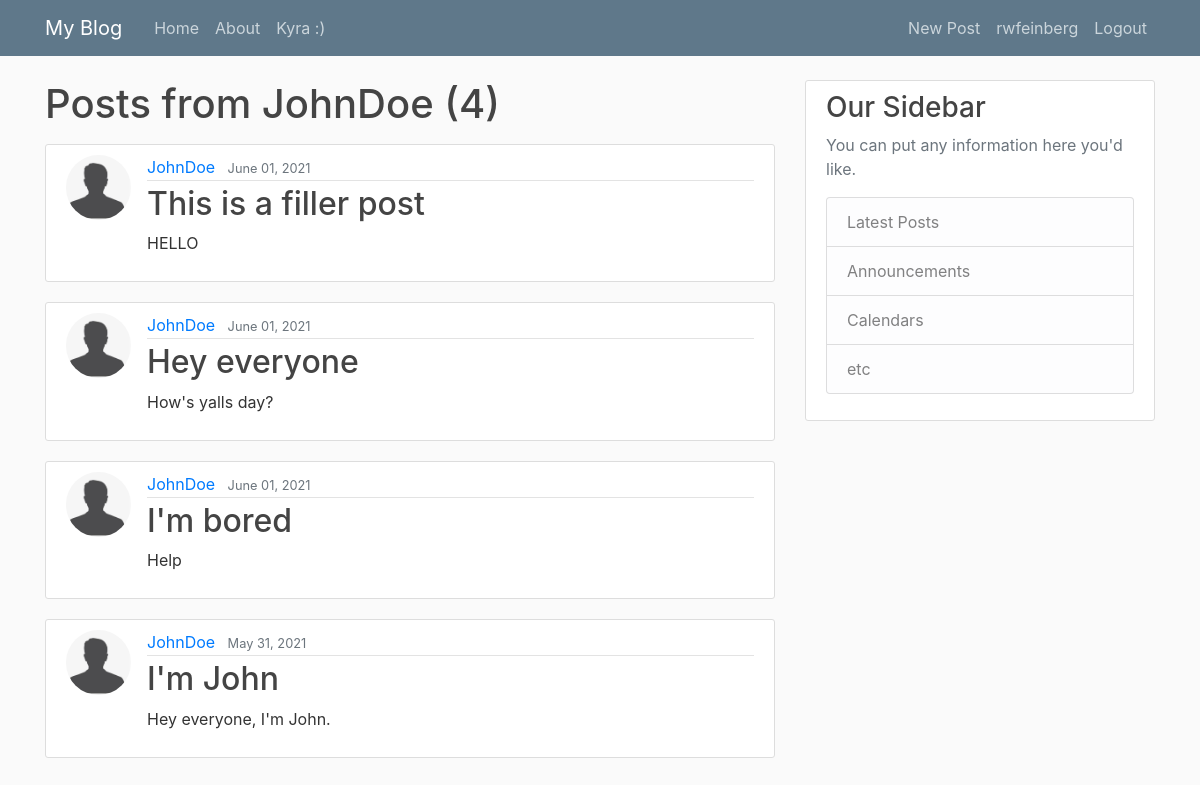
The page /user/JohnDoe (signed in) on the database its author committed.
### blog/models.py (models this page shows, shortened)
class Post(models.Model):
    title = models.CharField(max_length=100)
    content = models.TextField()
    date_posted = models.DateTimeField(auto_now_add=True)
    author = models.ForeignKey(User, on_delete=models.CASCADE)

### users/models.py (models this page shows, shortened)
class Profile(models.Model):
    user = models.OneToOneField(User, on_delete=models.CASCADE)             # Defines 1-to-1 existence of user and profile
    image = models.ImageField(default='default.jpg', upload_to='profile_pics')  # Defines profile picture location and default

### blog/views.py (the view)
# urls.py: path('user/<str:username>', UserPostListView.as_view(), name='user-posts'),
class UserPostListView(ListView):
    model = Post                                            # active model
    template_name = 'blog/user_posts.html'                  # HTML template for page
    context_object_name = 'posts'                           # name of 'object' within template                            # how to order posts on homepage
    paginate_by = 5                                         # objects per page
    def get_queryset(self):                                 # overridden method to get posts from user
        user = get_object_or_404(User, username=self.kwargs.get('username'))
        return Post.objects.filter(author=user).order_by('-date_posted')

### blog/templates/blog/user_posts.html (shortened to what this page needs)
{% extends "blog/base.html" %}
{% block content %}
    <h1 class="mb-3">Posts from {{ view.kwargs.username }} ({{ page_obj.paginator.count }})</h1>
    {% for post in posts %}
    <article class="media content-section">
      <img class="rounded-circle article-img" src="{{ post.author.profile.image.url }}" alt="">
        <div class="media-body">
          <div class="article-metadata">
            <a class="mr-2" href="{% url 'user-posts' post.author.username %}">{{ post.author }}</a>
            <small class="text-muted">{{ post.date_posted|date:"F d, Y" }}</small>
          </div>
          <h2><a class="article-title" href="{% url 'post-detail' post.id %}">{{ post.title }}</a></h2>
          <p class="article-content">{{ post.content }}</p>
        </div>
    </article>
    {% endfor %}
{% endblock content %}

### blog/templates/blog/base.html (shortened to what this page needs)
{% load static %}
<!DOCTYPE html>
<html>
    <head>
        <link rel="stylesheet" href="https://maxcdn.bootstrapcdn.com/bootstrap/4.0.0/css/bootstrap.min.css">
        <link rel="stylesheet" href="{% static 'blog/main.css' %}">
    </head>
    <body>
        <header class="site-header">
            <nav class="navbar navbar-expand-md navbar-dark bg-steel fixed-top">
              <div class="container">
                <a class="navbar-brand mr-4" href="{% url 'blog-home' %}">My Blog</a>
                <div class="collapse navbar-collapse" id="navbarToggle">
                  <div class="navbar-nav mr-auto">
                    <a class="nav-item nav-link" href="{% url 'blog-home' %}">Home</a>
                    <a class="nav-item nav-link" href="{% url 'blog-about' %}">About</a>
                    {% if user.is_authenticated and user.username == "rwfeinberg" %}
                      <a class="nav-item nav-link" href="{% url 'special' %}">Kyra :)</a>
                    {% endif %}
                  </div>
                  <div class="navbar-nav">
                    {% if user.is_authenticated %}
                      <a class="nav-item nav-link" href="{% url 'post-create' %}">New Post</a>
                      <a class="nav-item nav-link" href="{% url 'profile' %}">{{ user.username }}</a>
                      <a class="nav-item nav-link" href="{% url 'logout' %}">Logout</a>
                    {% else %}
                      <a class="nav-item nav-link" href="{% url 'login' %}">Login</a>
                      <a class="nav-item nav-link" href="{% url 'register' %}">Register</a>
                    {% endif %}
                    </div>
                </div>
              </div>
            </nav>
        </header>
        <main role="main" class="container">
            <div class="row">
              <div class="col-md-8">
                {% block content %}{% endblock %}
              </div>
              <div class="col-md-4">
                <div class="content-section">
                  <h3>Our Sidebar</h3>
                  <p class='text-muted'>You can put any information here you'd like.
                    <ul class="list-group">
                      <li class="list-group-item list-group-item-light">Latest Posts</li>
                      <li class="list-group-item list-group-item-light">Announcements</li>
                      <li class="list-group-item list-group-item-light">Calendars</li>
                      <li class="list-group-item list-group-item-light">etc</li>
                    </ul>
                  </p>
                </div>
              </div>
            </div>
        </main>
    </body>
</html>

### blog/static/blog/main.css (style rules this page uses)
body { background: #fafafa; color: #333333; margin-top: 5rem; }
h1, h2, h3, h4, h5, h6 { color: #444444; }
ul { margin: 0; }
.bg-steel { background-color: #5f788a; }
.site-header .navbar-nav .nav-link { color: #cbd5db; }
.content-section { background: #ffffff; padding: 10px 20px; border: 1px solid #dddddd; border-radius: 3px; margin-bottom: 20px; }
.article-title { color: #444444; }
.article-content { white-space: pre-line; }
.article-img { height: 65px; width: 65px; margin-right: 16px; }
.article-metadata { padding-bottom: 1px; margin-bottom: 4px; border-bottom: 1px solid #e3e3e3 }

### rows shown on the page
Post: author.profile.image (placeholder picture), author "JohnDoe", date_posted "June 01, 2021", title "This is a filler post", content "HELLO"
Post: author.profile.image (placeholder picture), author "JohnDoe", date_posted "June 01, 2021", title "Hey everyone", content "How's yalls day?"
Post: author.profile.image (placeholder picture), author "JohnDoe", date_posted "June 01, 2021", title "I'm bored", content "Help"
Post: author.profile.image (placeholder picture), author "JohnDoe", date_posted "May 31, 2021", title "I'm John", content "Hey everyone, I'm John."

### other values the page prints
{{ user.username }} "rwfeinberg"
{{ view.kwargs.username }} "JohnDoe"
{{ page_obj.paginator.count }} "4"
